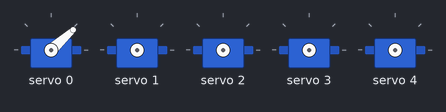
This sketch was run on a simulated Arduino Uno, built with avr-gcc and run on an emulated ATmega328P. On the bench: 5 × servo. What the sketch prints to the serial monitor is not drawn.

Above: at 0.1 s.
At 10.1 s:
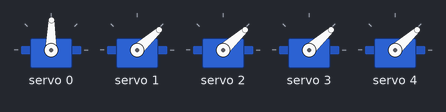
At 14.1 s:
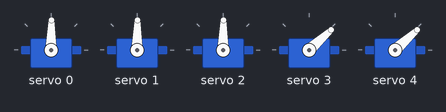
At 18.1 s:
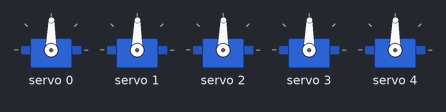
At 28.1 s:
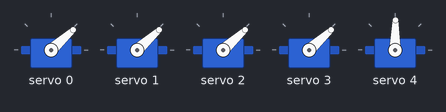
At 38.1 s:
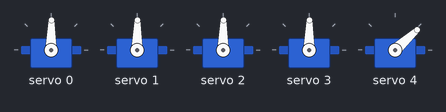
Timing chart, 0 to 39.6 s (numbered marks = the images above):
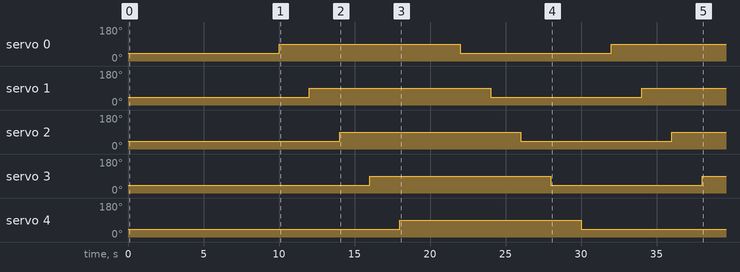

Measured:
- by itself, servo 0: 42° → 89° at 10.0 s, → 42° 12.0 s later, → 89° 10.0 s later
- by itself, servo 1: 42° → 89° at 12.0 s, → 42° 12.0 s later, → 89° 10.0 s later
- by itself, servo 2: 42° → 89° at 14.0 s, → 42° 12.0 s later, → 89° 10.0 s later
- by itself, servo 3: 42° → 89° at 16.0 s, → 42° 12.0 s later, → 89° 10.0 s later
- by itself, servo 4: 42° → 89° at 18.0 s, → 42° 12.0 s later

The sketch:

sainmart-control-6.ino
```cpp
#include <Wire.h>
#include <Adafruit_PWMServoDriver.h>

// called this way, it uses the default address 0x40
Adafruit_PWMServoDriver pwm = Adafruit_PWMServoDriver();

#define MIN_PULSE_WIDTH       650
#define MAX_PULSE_WIDTH       2350
#define DEFAULT_PULSE_WIDTH   1500
#define FREQUENCY             50
// our servo # counter
uint8_t servonum = 0;

int analog_pulse_width = 100;

void setup() {
  Serial.begin(9600);
  Serial.println("16 channel Servo test!");
  pwm.begin();
  pwm.setPWMFreq(FREQUENCY);  // Analog servos run at ~60 Hz updates
}

void loop() {

  //pwm.setPWM(servonum, 0, pulseWidth(90));
  analog_pulse_width = 200;
  for (uint16_t servonum_i = 0; servonum_i < 5; servonum_i++) {
    pwm.setPWM(servonum_i, 0, analog_pulse_width);
    delay(2000);
  }
  /*pwm.setPWM(servonum + 1, 0, analog_pulse_width);
  pwm.setPWM(servonum + 2, 0, analog_pulse_width);*/
  /*Serial.print
  Serial.print(" ");*/
  analog_pulse_width = 300;
  for (uint16_t servonum_i = 0; servonum_i < 5; servonum_i++) {
    pwm.setPWM(servonum_i, 0, analog_pulse_width);
    delay(2000);
  }
  //Serial.println(analog_pulse_width);
  delay(2000);

  //analog_pulse_width += 10;
  /*if (analog_pulse_width > 600) {
    analog_pulse_width = 150;
  }*/
  /*pwm.setPWM(servonum, 0, pulseWidth(135));
  Serial.println("135");
  delay(2000);*/

  //servonum++;
  //if (servonum > 5) servonum = 0;
}

int pulseWidth(int angle)
{
  int pulse_wide, analog_value;
  pulse_wide   = map(angle, 0, 180, MIN_PULSE_WIDTH, MAX_PULSE_WIDTH);
  analog_value = int(float(pulse_wide) / 1000000 * FREQUENCY * 4096);
  Serial.println(analog_value);
  return analog_value;
}
```
